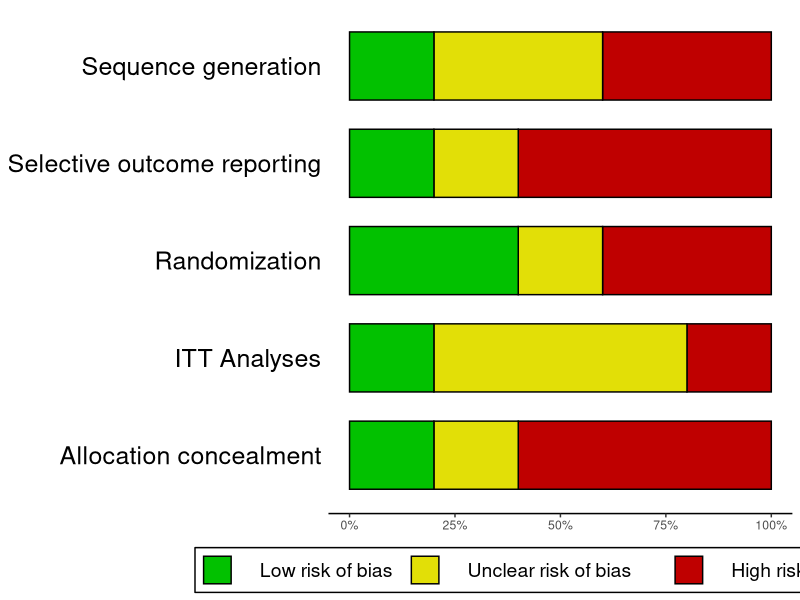
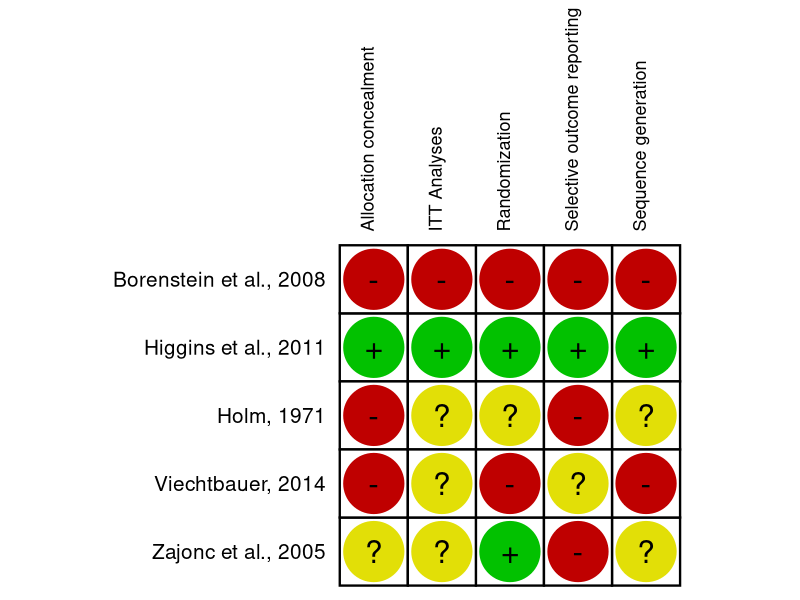
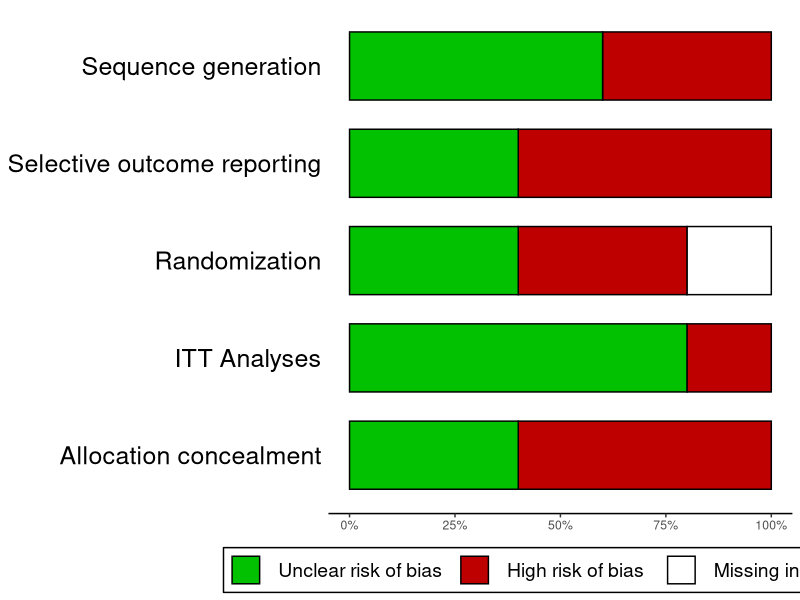
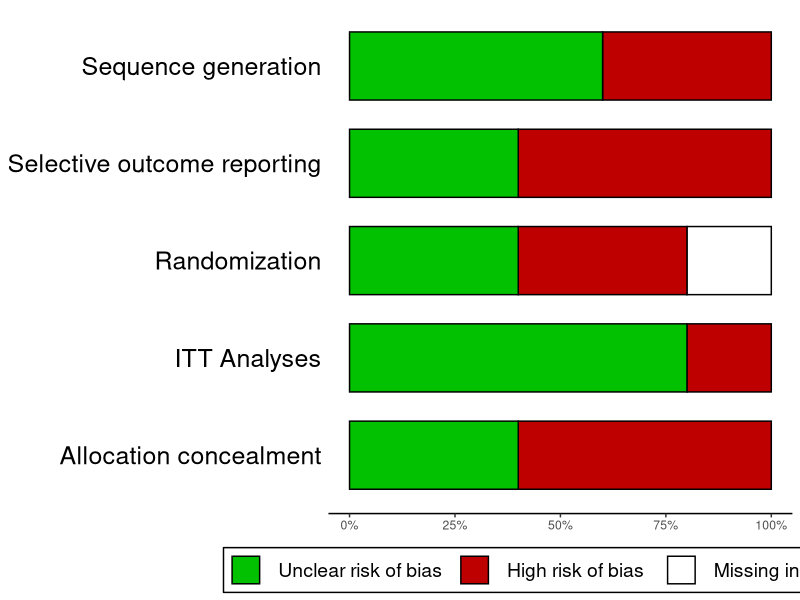
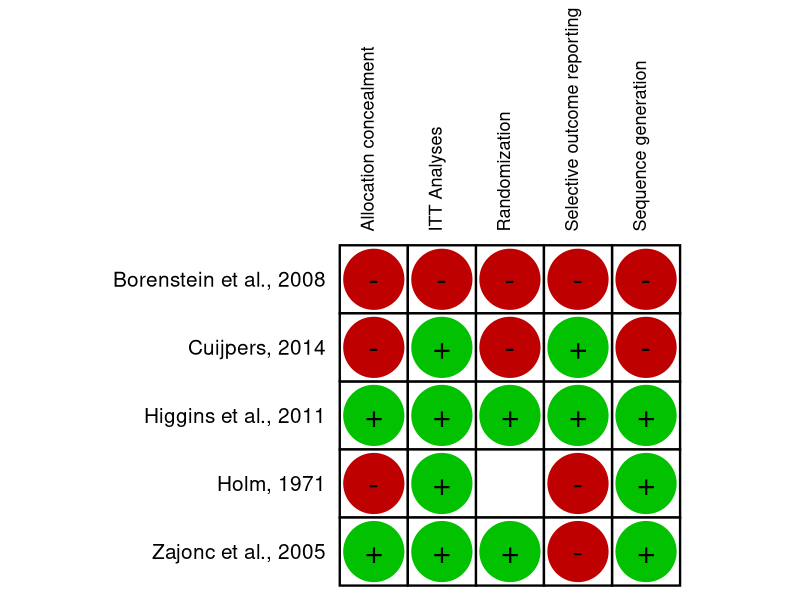
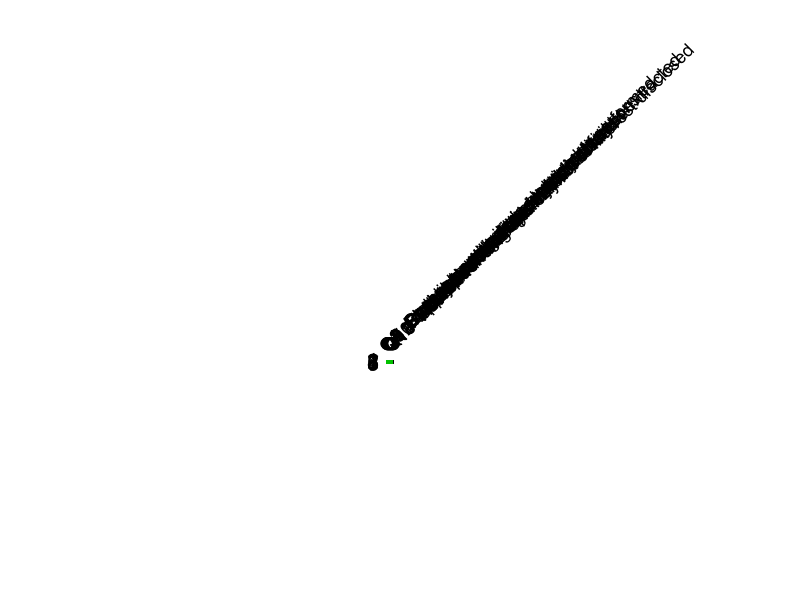
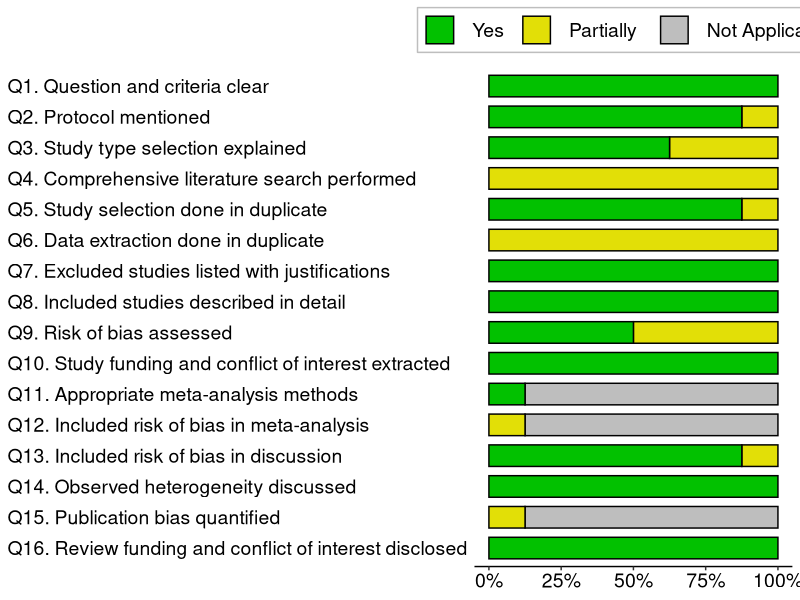
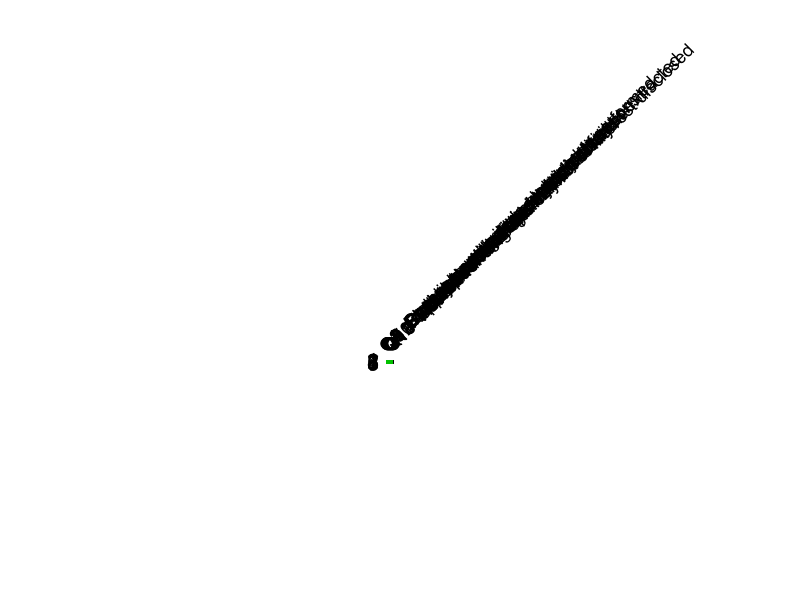

Recreate these plots in R, in order.
## ---- chunk 1
knitr::opts_chunk$set(echo = TRUE)
library(ggplot2)
library(tidyverse)
library(stringr)
library(patchwork)
## ---- chunk 2
## RoB chart function from the dmetar package (requires the tidyr and ggplot2)
## availeble from: https://raw.githubusercontent.com/MathiasHarrer/dmetar/master/R/rob.summary.R
# more info: https://dmetar.protectlab.org/articles/dmetar.html

#' Create a RevMan-style risk of bias summary chart
#'
#' This function generates summary plots for study quality assessments using the
#' \href{https://bit.ly/2KGQtfG}{Cochrance Risk of Bias Tool}.
#' Summary plots follow the style of \href{https://bit.ly/30eJK29}{RevMan} Risk of Bias (RoB) summary charts.
#'
#' @usage rob.summary(data, name.high="High", name.unclear="Unclear",
#'     name.low="Low", studies, name.missing, table = FALSE)
#'
#' @param data A \code{data.frame} containing a column for each risk of bias criterion, where
#' rows represent each individual studies. The risk of bias assessment for each criterion in each
#' study must be coded as a character string. Up to four codes can be used, referring to low risk of bias,
#' unclear risk of bias, high risk of bias, or missing information. The string used to specify the categories
#' must be specified in \code{name.high}, \code{name.unclear}, \code{name.low} and/or \code{name.missing},
#' unless defaults for those parameters are used.
#' @param name.high Character specifying how the "high risk of bias" category was coded in \code{data}
#' (e.g., \code{name.high = "high"}). Default is \code{"High"}.
#' @param name.unclear Character specifying how the "unclear risk of bias" category was coded in \code{data}
#' (e.g., \code{name.unclear = "unclear"}). Default is \code{"Unclear"}.
#' @param name.low Character specifying how the "low risk of bias" category was coded in \code{data}
#' (e.g., \code{name.low = "low"}). Default is \code{"Low"}.
#' @param name.missing Character specifying how missing information was coded in \code{data}
#' (e.g., \code{name.missing} = \code{"missing"}). Default is \code{"Missing"}. All ratings, including missing
#' information, must be coded as strings, so using \code{NA} in \code{data} to signify missing information
#' is not valid.
#' @param studies A vector of the same length as the number of rows in \code{data} specifying the study
#' labels for the risk of bias ratings. Only has to be specified when \code{table = TRUE}.
#' @param table Should an additional RevMan style risk of bias table be produced? If set to \code{TRUE},
#' \code{studies} must be specified. \code{FALSE} by default.
#'
#' @details The function automatically removes separators like "-" or "." from column names/risk of bias criteria. To produce
#' a "clean" plot, you may therefore separate words in the column names of the \code{data} data frame using these
#' symbols (e.g. \code{"Allocation_Concealment"} to return "Allocation Concealment").
#'
#' @references Harrer, M., Cuijpers, P., Furukawa, T.A, & Ebert, D. D. (2019).
#' \emph{Doing Meta-Analysis in R: A Hands-on Guide}. DOI: 10.5281/zenodo.2551803.
#' \href{https://bookdown.org/MathiasHarrer/Doing_Meta_Analysis_in_R/creating-a-revman-style-risk-of-bias-summary.html}{Chapter 10}
#'
#' @author Mathias Harrer & David Daniel Ebert
#'
#' @import ggplot2
#'
#' @export rob.summary
#'
#' @seealso
#' \code{\link{direct.evidence.plot}}
#'
#' @examples
#' # Example 1: No missing information, only produce summary plot
#' data = data.frame(
#'        "study" = c("Higgins et al., 2011", "Borenstein et al., 2008", "Holm, 1971",
#'                    "Zajonc et al., 2005", "Viechtbauer, 2014"),
#'        "Allocation_concealment" = c("Low", "High", "High", "Unclear", "High"),
#'        "Randomization" = c("Low", "High", "Unclear", "Low", "High"),
#'        "Sequence_generation" = c("Low", "High", "Unclear", "Unclear", "High"),
#'        "ITT.Analyses" = c("Low", "High", "Unclear", "Unclear", "Unclear"),
#'        "Selective_outcome_reporting" = c("Low", "High", "High", "High", "Unclear")
#'        )
#' rob.summary(data)
#'
#' # Example 2: Missing information, produce additional summary table
#' data2 = data.frame(
#'         "study" = c("Higgins et al., 2011", "Borenstein et al., 2008", "Holm, 1971",
#'                     "Zajonc et al., 2005", "Cuijpers, 2014"),
#'         "Allocation_concealment" = c("low", "high", "high", "uc", "high"),
#'         "Randomization" = c("low", "high", "miss", "low", "high"),
#'         "Sequence_generation" = c("low", "high", "uc", "uc", "high"),
#'         "ITT.Analyses" = c("low", "high", "uc", "uc", "uc"),
#'         "Selective_outcome_reporting" = c("low", "high", "high", "high", "uc")
#'        )
#' rob.summary(data2, name.high = "high", name.unclear = "uc", name.low = "low",
#'     name.missing = "miss", studies = data2$study, table = TRUE)


rob.summary <- function(data,
                       name.high="High",
                       name.unclear="Unclear",
                       name.low="Low",
                       studies,
                       name.missing,
                       table = FALSE){

  # Class Checks
  if (class(data) != "data.frame"){
    stop("'data' must be of class 'data.frame'.")
  }


  if (missing(name.missing)){

    # Only select columns with RoB data

    colnames.rob = character()

    for (i in 1:ncol(data)){

      vect = as.character(data[,i])

      for (j in 1:length(data[,i])){

        if (vect[j] %in% c(name.high, name.unclear, name.low)){

          colnames.rob[i] = TRUE

        } else {

          colnames.rob[i] = FALSE
          message(cat("Column '", colnames(data)[i],
                      "' removed from plot because it did not contain the specified RoB ratings (only). \n",
                      sep=""))
          break

        }
      }
    }

    # Use mask: rob data
    rob = data[ , as.logical(colnames.rob)]

    # Relevel for plot
    for (i in 1:ncol(rob)){

      rob[,i] = as.character(rob[,i])
      rob[rob[,i]==name.high,i] = "High"
      rob[rob[,i]==name.unclear,i] = "Unclear"
      rob[rob[,i]==name.low,i] = "Low"

    }

    # Make table
    if (table == TRUE){

      if (missing(studies)){
        stop("'studies' has to be specified when 'table = TRUE'.")
      }

      if (length(as.vector(studies)) != nrow(data)){
        stop("'studies' vector is not of equal length as the data.")
      }

      if (length(unique(studies)) != length(studies)){
        stop("'studies' cannot contain duplicate study labels.")
      }

      robby = rob
      robby = data.frame(study = studies,
                 condition = rep(colnames(robby), each = length(studies)),
                 measurement = unlist(robby), stringsAsFactors=FALSE)
      rownames(robby) = NULL
      robby$condition = gsub("_"," ", robby$condition)
      robby$condition = gsub("-"," ", robby$condition)
      robby$condition = gsub("\\."," ", robby$condition)
      robby[robby$measurement=="Low", "measurement"] = "+"
      robby[robby$measurement=="Unclear", "measurement"] = "?"
      robby[robby$measurement=="High", "measurement"] = "-"

      # Order factor
      robby$study = factor(robby$study,
                           levels = unique(studies)[rev(order(unique(robby$study)))])


      rob.table = ggplot(data = robby, aes(y = study, x = condition)) +
        geom_tile(color="black", fill="white", size = 0.8) +
        geom_point(aes(color=as.factor(measurement)), size=20) +
        geom_text(aes(label = measurement), size = 8) +
        scale_x_discrete(position = "top") +
        scale_color_manual(values = c("?" = "#E2DF07",
                                      "-" = "#BF0000",
                                      "+" = "#02C100")) +
        theme_minimal() +
        coord_equal() +
        theme(axis.title.x = element_blank(),
              axis.title.y = element_blank(),
              axis.ticks.y = element_blank(),
              axis.text.y = element_text(size = 15, color = "black"),
              axis.text.x = element_text(size = 13, color = "black", angle = 90, hjust=0),
              legend.position = "none",
              panel.grid.major = element_blank(),
              panel.grid.minor = element_blank(),
              panel.background = element_blank())

    }

    # Make long format, clean the factors
    rob.long = data.frame(condition = rep(colnames(rob), each = nrow(rob)),
                          measurement = unlist(rob), stringsAsFactors=FALSE)
    rownames(rob.long) = NULL
    rob.long$condition = gsub("_"," ",rob.long$condition)
    rob.long$condition = gsub("-"," ",rob.long$condition)
    rob.long$condition = gsub("\\."," ",rob.long$condition)
    rob.long$measurement = as.factor(rob.long$measurement)
    rob.long$measurement = factor(rob.long$measurement, levels(rob.long$measurement)[c(1, 3, 2)])

    # Make plot
    rob.plot = ggplot(data = rob.long) +
      geom_bar(mapping = aes(x = condition, fill = measurement), width = 0.7,
               position = "fill", color = "black") +
      coord_flip(ylim = c(0, 1)) +
      guides(fill = guide_legend(reverse = TRUE)) +
      scale_fill_manual("Risk of Bias",
                        labels = c("    High risk of bias          ",
                                   "    Unclear risk of bias       ",
                                   "    Low risk of bias  "),
                        values = c(Unclear = "#E2DF07", High = "#BF0000", Low = "#02C100")) +
      scale_y_continuous(labels = scales::percent) +
      theme(axis.title.x = element_blank(),
            axis.title.y = element_blank(),
            axis.ticks.y = element_blank(),
            axis.text.y = element_text(size = 18, color = "black"),
            axis.line.x = element_line(colour = "black", size = 0.5, linetype = "solid"),
            legend.position = "bottom",
            panel.grid.major = element_blank(),
            panel.grid.minor = element_blank(),
            panel.background = element_blank(),
            legend.background = element_rect(linetype = "solid", colour = "black"),
            legend.title = element_blank(),
            legend.key.size = unit(0.75, "cm"),
            legend.text = element_text(size = 14))

    plot(rob.plot)

    if (table == TRUE){
      plot(rob.table)
    }

  } else {

    # Only select columns with RoB data
    data = as.data.frame(data)

    colnames.rob = character()

    for (i in 1:ncol(data)){

      vect = as.character(data[,i])

      for (j in 1:length(data[,i])){

        if (vect[j] %in% c(name.high, name.unclear, name.low, name.missing)){

          colnames.rob[i] = TRUE

        } else {

          colnames.rob[i] = FALSE
          message(cat("Column '", colnames(data)[i],
                      "' removed from plot because it did not contain the specified RoB ratings (only). \n",
                      sep=""))
          break

        }
      }
    }

    # Use mask: rob data
    rob = data[ , as.logical(colnames.rob)]

    # Relevel for plot
    for (i in 1:ncol(rob)){

      rob[,i] = as.character(rob[,i])
      rob[rob[,i]==name.high,i] = "High"
      rob[rob[,i]==name.unclear,i] = "Unclear"
      rob[rob[,i]==name.low,i] = "Low"
      rob[rob[,i]==name.missing,i] = "Missing"

    }

    # Make Table

    if (table == TRUE){

      if (missing(studies)){
        stop("'studies' has to be specified when 'table = TRUE'.")
      }

      if (length(as.vector(studies)) != nrow(data)){
        stop("'studies' vector is not of equal length as the data.")
      }

      robby = rob
      robby = data.frame(study = as.factor(studies),
                         condition = rep(colnames(robby), each = length(studies)),
                         measurement = unlist(robby), stringsAsFactors=FALSE)
      rownames(robby) = NULL
      robby$condition = gsub("_"," ", robby$condition)
      robby$condition = gsub("-"," ", robby$condition)
      robby$condition = gsub("\\."," ", robby$condition)
      robby[robby$measurement=="Low", "measurement"] = "+"
      robby[robby$measurement=="Unclear", "measurement"] = "?"
      robby[robby$measurement=="High", "measurement"] = "-"
      robby[robby$measurement=="Missing", "measurement"] = " "

      # Order factor
      robby$study = factor(robby$study,
                           levels = unique(studies)[rev(order(unique(robby$study)))])

      rob.table = ggplot(data = robby, aes(y = study, x = condition)) +
        geom_tile(color="black", fill="white", size = 0.8) +
        geom_point(aes(color=as.factor(measurement)), size=20) +
        geom_text(aes(label = measurement), size = 8) +
        scale_x_discrete(position = "top") +
        scale_color_manual(values = c("?" = "#E2DF07",
                                      "-" = "#BF0000",
                                      "+" = "#02C100",
                                      " " = "white")) +
        theme_minimal() +
        coord_equal() +
        theme(axis.title.x = element_blank(),
              axis.title.y = element_blank(),
              axis.ticks.y = element_blank(),
              axis.text.y = element_text(size = 15, color = "black"),
              axis.text.x = element_text(size = 13, color = "black", angle = 90, hjust=0),
              legend.position = "none",
              panel.grid.major = element_blank(),
              panel.grid.minor = element_blank(),
              panel.background = element_blank())

    }


    # Make long format, clean the factors
    rob.long = data.frame(condition = rep(colnames(rob), each = nrow(rob)),
                          measurement = as.character(unlist(rob)))
    rownames(rob.long) = NULL
    rob.long$condition = gsub("_"," ",rob.long$condition)
    rob.long$condition = gsub("-"," ",rob.long$condition)
    rob.long$condition = gsub("\\."," ",rob.long$condition)
    rob.long$measurement = as.factor(rob.long$measurement)
    rob.long$measurement = factor(rob.long$measurement, levels(rob.long$measurement)[c(3,1,4,2)])

    rob.plot = ggplot(data = rob.long) +
      geom_bar(mapping = aes(x = condition, fill = measurement), width = 0.7,
               position = "fill", color = "black") +
      coord_flip(ylim = c(0, 1)) +
      guides(fill = guide_legend(reverse = TRUE)) +
      scale_fill_manual("Risk of Bias",
                        labels = c("  Missing information  ",
                                   "  High risk of bias   ",
                                   "  Unclear risk of bias  ",
                                   "  Low risk of bias  "),
                        values = c(Unclear = "#E2DF07",
                                   High = "#BF0000",
                                   Low = "#02C100",
                                   Missing = "white")) +
      scale_y_continuous(labels = scales::percent) +
      theme(axis.title.x = element_blank(),
            axis.title.y = element_blank(),
            axis.ticks.y = element_blank(),
            axis.text.y = element_text(size = 18, color = "black"),
            axis.line.x = element_line(colour = "black", size = 0.5, linetype = "solid"),
            legend.position = "bottom",
            panel.grid.major = element_blank(),
            panel.grid.minor = element_blank(),
            panel.background = element_blank(),
            legend.background = element_rect(linetype = "solid", colour = "black"),
            legend.title = element_blank(),
            legend.key.size = unit(0.75, "cm"),
            legend.text = element_text(size = 14))

    plot(rob.plot)

    if (table == TRUE){
      plot(rob.table)
    }

  }

}

## ---- chunk 3
# Example 1: No missing information, only produce summary plot
data1 = data.frame(
       "study" = c("Higgins et al., 2011", "Borenstein et al., 2008", "Holm, 1971",
                   "Zajonc et al., 2005", "Viechtbauer, 2014"),
       "Allocation_concealment" = c("Low", "High", "High", "Unclear", "High"),
       "Randomization" = c("Low", "High", "Unclear", "Low", "High"),
       "Sequence_generation" = c("Low", "High", "Unclear", "Unclear", "High"),
       "ITT.Analyses" = c("Low", "High", "Unclear", "Unclear", "Unclear"),
       "Selective_outcome_reporting" = c("Low", "High", "High", "High", "Unclear")
       )
rob.summary(data1, studies = data1$study, table=TRUE)

# Example 2: Missing information, produce additional summary table
data2 = data.frame(
        "study" = c("Higgins et al., 2011", "Borenstein et al., 2008", "Holm, 1971",
                    "Zajonc et al., 2005", "Cuijpers, 2014"),
        "Allocation_concealment" = c("low", "high", "high", "uc", "high"),
        "Randomization" = c("low", "high", "miss", "low", "high"),
        "Sequence_generation" = c("low", "high", "uc", "uc", "high"),
        "ITT.Analyses" = c("low", "high", "uc", "uc", "uc"),
        "Selective_outcome_reporting" = c("low", "high", "high", "high", "uc")
       )
data2 = data.frame(
        "study" = c("Higgins et al., 2011", "Borenstein et al., 2008", "Holm, 1971",
                    "Zajonc et al., 2005", "Cuijpers, 2014"),
        "Allocation_concealment" = c("low", "high", "high", "low", "high"),
        "Randomization" = c("low", "high", "miss", "low", "high"),
        "Sequence_generation" = c("low", "high", "low", "low", "high"),
        "ITT.Analyses" = c("low", "high", "low", "low", "low"),
        "Selective_outcome_reporting" = c("low", "high", "high", "high", "low")
       )

rob.summary(data2, name.high = "high", name.unclear = "uc", name.low = "low",
    name.missing = "miss")

rob.summary(data2, name.high = "high", name.unclear = "uc", name.low = "low",
    name.missing = "miss", studies = data2$study, table=TRUE)
## ---- chunk 4
data0 <- read.csv(file = "./data/AMSTAR2_sheet_RRs_v2_simplified.csv", colClasses = "character")
dim(data0)
str(data0)

#using function from dmetar package to make plots
#rob.summary(data0, name.high = "No", name.unclear = "Partially", name.low = "Yes", name.missing = "NotApplicable") 
#rob.summary(data0, name.high = "No", name.unclear = "Partially", name.low = "Yes", name.missing = "NotApplicable", studies = data0$study_ID, table=TRUE) 
#These plots need to be customized to our AMSTAR2!
## ---- chunk 5
## data prep

studies <- data0$study_ID

atable <- data0[ , 2:ncol(data0)] #only select columns with assessment data (remove first column with study codes)
atable <- data.frame(study = as.factor(studies),
                     question = rep(colnames(atable), each = length(studies)),
                     measurement = unlist(atable), stringsAsFactors=FALSE)
rownames(atable) = NULL
atable$question = gsub("_"," ", atable$question)
atable$question = gsub("-"," ", atable$question)
atable$question = gsub("\\."," ", atable$question)
atable$question <- as.factor(atable$question)
atable$question <- factor(atable$question, levels(atable$question)[c(1,9:16,2:8)]) #setting the order of levels - by Q-number
atable$study = factor(atable$study, levels = unique(studies)[rev(order(unique(atable$study)))]) #Re-order by study name (alphabetically)

##Make plot1      
table1plot <- ggplot(data = atable, aes(y = study, x = question)) +
  geom_tile(color="black", fill="white", size = 0.8) +
  geom_point(aes(color=as.factor(measurement)), size=10) +
  #geom_text(aes(label = measurement), size = 8) +
  scale_x_discrete(position = "top") +
  scale_color_manual(values = c("Partially" = "#E2DF07",
                                "No" = "#BF0000",
                                "Yes" = "#02C100",
                                "NotApplicable" = "grey")) +
  theme_minimal() +
  coord_equal() +
        theme(axis.title.x = element_blank(),
              axis.title.y = element_blank(),
              axis.ticks.y = element_blank(),
              axis.text.y = element_text(size = 15, color = "black"),
              axis.text.x = element_text(size = 13, color = "black", angle = 45, hjust=0),
              legend.position = "none",
              panel.grid.major = element_blank(),
              panel.grid.minor = element_blank(),
              panel.background = element_blank(),
              plot.margin = unit(c(1,1,6,0), "cm") #extra margins for saving into pdf
      )
  
table1plot
  
## save plot
ggsave(file = "figure_RR_apprisal1_v02.pdf", width = 16, height = 12, units = "cm", scale = 2, device = cairo_pdf)
## ---- chunk 6

## data prep
studies <- data0$study_ID
data1 <- data0[ , 2:ncol(data0)] #only select columns with assessment data (remove first column with study codes)
      
# Make long format, clean the factors:

    data0.long <- data.frame(question = rep(colnames(data1), each = nrow(data1)), measurement = unlist(data1), stringsAsFactors=FALSE) 
    rownames(data0.long) <- NULL
    
    data0.long$question <- gsub("_"," ",data0.long$question)
    data0.long$question <- gsub("\\.\\.","\\. ",data0.long$question)
    data0.long$question <- gsub("meta\\.analysis","meta-analysis",data0.long$question)
    #data0.long$question <- gsub("-"," ",data0.long$question)
    #data0.long$question <- gsub("\\."," ",data0.long$question)
    data0.long$question <- as.factor(data0.long$question)
    data0.long$question <- factor(data0.long$question, levels(data0.long$question)[rev(c(1,9:16,2:8))]) #setting the order of levels - by Q-number, reversed
    
    data0.long$measurement <- as.factor(data0.long$measurement)
    data0.long$measurement <- factor(data0.long$measurement, levels(data0.long$measurement)[c(1,2,3)]) #setting the order of levels for assessment scores: note that we do not have "No" in the data frame, if it is present, it would be level 3

## Make plot2:
    
rob.plot <- ggplot(data = data0.long) +
      geom_bar(mapping = aes(x = question, fill = measurement), width = 0.7,
               position = "fill", color = "black") +
      coord_flip(ylim = c(0, 1)) +
      guides(fill = guide_legend(reverse = TRUE)) +
      scale_fill_manual("Risk of Bias",
                        labels = c("  Not Applicable  ",
                                   "  Partially   ",
                                   "  Yes  ",
                                   "  No  "),
                        values = c(Partially = "#E2DF07", #yellow
                                   No = "#BF0000", #red
                                   Yes = "#02C100", #green
                                   NotApplicable = "grey")) +
      scale_y_continuous(labels = scales::percent) +
      theme(axis.title.x = element_blank(),
            axis.title.y = element_blank(),
            axis.ticks.y = element_blank(),
            axis.text.x = element_text(size = 14, color = "black", hjust=0.5),
            axis.text.y = element_text(size = 14, color = "black", hjust=0),
            axis.line.x = element_line(colour = "black", size = 0.5, linetype = "solid"),
            legend.position = "top",
            panel.grid.major = element_blank(),
            panel.grid.minor = element_blank(),
            panel.background = element_blank(),
            legend.background = element_rect(linetype = "solid", colour = "grey"),
            legend.title = element_blank(),
            legend.key.size = unit(0.75, "cm"),
            legend.text = element_text(size = 14))

plot(rob.plot)

## save plot
ggsave(file = "figure_RR_apprisal2_v02.pdf", width = 16.5, height = 12, units = "cm", scale = 1.5, device = cairo_pdf)
